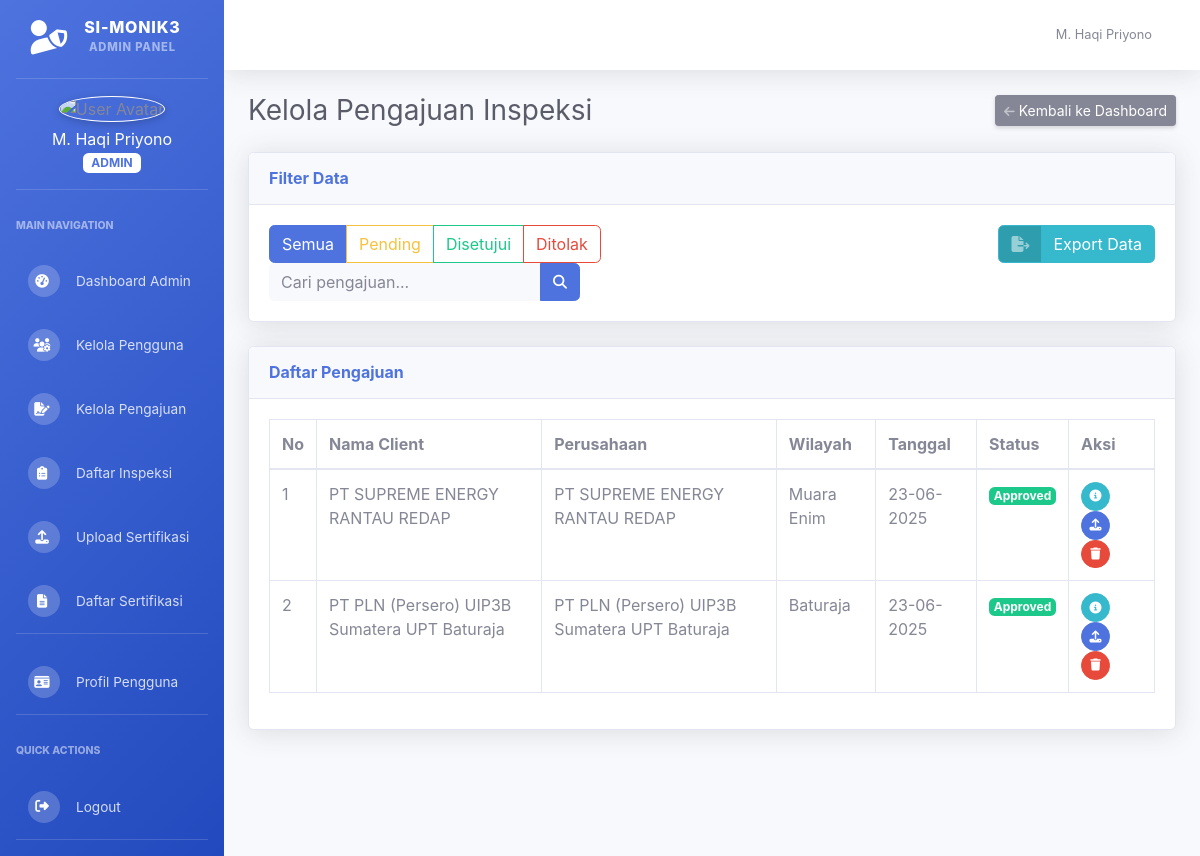
The app's page /kelola_pengajuan.php (signed in) with its own data.
### tables this page shows
CREATE TABLE `pengajuan` (
  `id_pengajuan` int(11) NOT NULL,
  `id_user` int(11) NOT NULL,
  `nama_client` varchar(100) NOT NULL,
  `nama_perusahaan` varchar(100) NOT NULL,
  `alamat` text NOT NULL,
  `npwp` varchar(20) NOT NULL,
  `kegiatan_tic` varchar(50) NOT NULL,
  `wilayah` varchar(100) NOT NULL,
  `telp` varchar(20) NOT NULL,
  `email` varchar(100) NOT NULL,
  `status` enum('pending','approved','rejected') DEFAULT 'pending',
  `tanggal_pengajuan` timestamp NOT NULL DEFAULT current_timestamp()
);

### functions.php (called while the page is built, shortened)
<?php
function formatDate($date) {
    return date('d-m-Y', strtotime($date));
}
?>

### kelola_pengajuan.php (the view, shortened to what this page needs)
<?php
require_once '../../config/config.php';
require_once '../../config/functions.php';
$status_filter = isset($_GET['status']) ? $_GET['status'] : '';
$search = isset($_GET['search']) ? cleanInput($_GET['search']) : '';
$where = [];
$where_clause = $where ? "WHERE " . implode(' AND ', $where) : "";
$query = "SELECT p.*, u.nama FROM pengajuan p
          JOIN users u ON p.id_user = u.id_user
          $where_clause
          ORDER BY p.tanggal_pengajuan DESC";
$result = mysqli_query($conn, $query);
?>
<!DOCTYPE html>
<html lang="en">
<head>
    <link href="../../vendor/fontawesome-free/css/all.min.css" rel="stylesheet">
    <link href="../../css/sb-admin-2.min.css" rel="stylesheet">
</head>
<body id="page-top">
<div id="wrapper">
    <?php include '../../includes/sidebar.php'; ?>
    <div id="content-wrapper" class="d-flex flex-column">
        <div id="content">
            <?php include '../../includes/topbar.php'; ?>
            <div class="container-fluid">
                <div class="d-sm-flex align-items-center justify-content-between mb-4">
                    <h1 class="h3 mb-0 text-gray-800">Kelola Pengajuan Inspeksi</h1>
                    <a href="index.php" class="d-none d-sm-inline-block btn btn-sm btn-secondary shadow-sm">
                        <i class="fas fa-arrow-left fa-sm text-white-50"></i> Kembali ke Dashboard
                    </a>
                </div>
                <div class="card shadow mb-4">
                    <div class="card-header py-3">
                        <h6 class="m-0 font-weight-bold text-primary">Filter Data</h6>
                    </div>
                    <div class="card-body">
                        <div class="btn-group" role="group">
                            <a href="kelola_pengajuan.php"
                               class="btn btn-<?= empty($status_filter) ? 'primary' : 'outline-primary' ?>">
                                Semua
                            </a>
                            <a href="kelola_pengajuan.php?status=pending"
                               class="btn btn-<?= $status_filter == 'pending' ? 'warning' : 'outline-warning' ?>">
                                Pending
                            </a>
                            <a href="kelola_pengajuan.php?status=approved"
                               class="btn btn-<?= $status_filter == 'approved' ? 'success' : 'outline-success' ?>">
                                Disetujui
                            </a>
                            <a href="kelola_pengajuan.php?status=rejected"
                               class="btn btn-<?= $status_filter == 'rejected' ? 'danger' : 'outline-danger' ?>">
                                Ditolak
                            </a>
                        </div>
                        <a href="export_pengajuan.php" class="btn btn-info btn-icon-split float-right">
                            <span class="icon text-white-50">
                                <i class="fas fa-file-export"></i>
                            </span>
                            <span class="text">Export Data</span>
                        </a>
                        <div class="row">
                            <div class="col-md-8">
                                <form method="GET" class="form-inline">
                                    <div class="input-group">
                                        <input type="text"
                                               class="form-control bg-light border-0 small"
                                               placeholder="Cari pengajuan..."
                                               name="search"
                                               value="<?= htmlspecialchars($search) ?>"
                                               aria-label="Search">
                                        <div class="input-group-append">
                                            <button class="btn btn-primary" type="submit">
                                                <i class="fas fa-search fa-sm"></i>
                                            </button>
                                        </div>
                                    </div>
                                </form>
                            </div>
                        </div>
                    </div>
                </div>
                <div class="card shadow mb-4">
                    <div class="card-header py-3">
                        <h6 class="m-0 font-weight-bold text-primary">Daftar Pengajuan</h6>
                    </div>
                    <div class="card-body">
                        <div class="table-responsive">
                            <table class="table table-bordered" width="100%" cellspacing="0">
                                <thead>
                                    <tr>
                                        <th>No</th>
                                        <th>Nama Client</th>
                                        <th>Perusahaan</th>
                                        <th>Wilayah</th>
                                        <th>Tanggal</th>
                                        <th>Status</th>
                                        <th>Aksi</th>
                                    </tr>
                                </thead>
                                <tbody>
                                    <?php
                                    $no = 1;
                                    if (mysqli_num_rows($result) > 0):
                                        while($row = mysqli_fetch_assoc($result)):
                                    ?>
                                        <tr>
                                            <td><?= $no++ ?></td>
                                            <td><?= htmlspecialchars($row['nama_client']) ?></td>
                                            <td><?= htmlspecialchars($row['nama_perusahaan']) ?></td>
                                            <td><?= htmlspecialchars($row['wilayah']) ?></td>
                                            <td><?= formatDate($row['tanggal_pengajuan']) ?></td>
                                            <td>
                                                <span class="badge badge-<?=
                                                    $row['status'] == 'approved' ? 'success' :
                                                    ($row['status'] == 'rejected' ? 'danger' : 'warning') ?>">
                                                    <?= ucfirst($row['status']) ?>
                                                </span>
                                            </td>
                                            <td>
                                                <a href="detail_pengajuan.php?id=<?= $row['id_pengajuan'] ?>"
                                                   class="btn btn-info btn-sm btn-circle"
                                                   title="Detail">
                                                   <i class="fas fa-info-circle"></i>
                                                </a>
                                                <?php if ($row['status'] == 'approved'): ?>
                                                    <a href="upload_kontrak.php?id=<?= $row['id_pengajuan'] ?>"
                                                       class="btn btn-primary btn-sm btn-circle"
                                                       title="Upload Kontrak">
                                                       <i class="fas fa-upload"></i>
                                                    </a>
                                                <?php endif; ?>
                                                <a href="#"
                                                   class="btn btn-danger btn-sm btn-circle delete-btn"
                                                   title="Hapus"
                                                   data-toggle="modal"
                                                   data-target="#deleteModal"
                                                   data-id="<?= $row['id_pengajuan'] ?>"
                                                   data-client="<?= htmlspecialchars($row['nama_client']) ?>">
                                                   <i class="fas fa-trash"></i>
                                                </a>
                                            </td>
                                        </tr>
                                    <?php
                                        endwhile;
                                    else:
                                    ?>
                                        <tr>
                                            <td colspan="7" class="text-center">Tidak ada data pengajuan</td>
                                        </tr>
                                    <?php endif; ?>
                                </tbody>
                            </table>
                        </div>
                    </div>
                </div>
            </div>
        </div>
    </div>
</div>
</body>
</html>

### records on screen
pengajuan: nama_client "PT SUPREME ENERGY RANTAU REDAP", nama_perusahaan "PT SUPREME ENERGY RANTAU REDAP", wilayah "Muara Enim", tanggal_pengajuan "23-06-2025", status "Approved"
pengajuan: nama_client "PT PLN (Persero) UIP3B Sumatera UPT Baturaja", nama_perusahaan "PT PLN (Persero) UIP3B Sumatera UPT Baturaja", wilayah "Baturaja", tanggal_pengajuan "23-06-2025", status "Approved"

### other values on screen
$role "ADMIN"
$_SESSION['user']['nama'] "M. Haqi Priyono"
$nama "M. Haqi Priyono"
